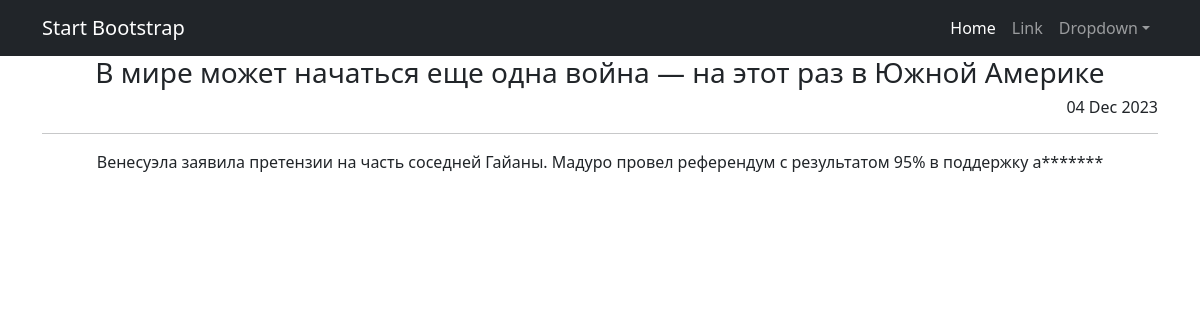
The page /posts/2 on the database its author committed.
### news_app/models.py (models this page shows, shortened)
class Post(models.Model):
    author = models.ForeignKey(Author, on_delete=models.CASCADE)
    NEWS = 'NW'
    ARTICLE = 'AR'
    CATEGORY_CHOICES = (
        (NEWS, 'Новость'),
        (ARTICLE, 'Статья'),
    )
    categoryType = models.CharField(max_length=2, choices=CATEGORY_CHOICES, default=ARTICLE)
    dateCreation = models.DateTimeField(auto_now=True)
    postCategory = models.ManyToManyField(Category, through='PostCategory')
    title = models.CharField(max_length=128)
    text = models.TextField()
    rating = models.SmallIntegerField(default=0)

### news_app/views.py (the view)
# urls.py: path('<int:pk>', PostDetail.as_view()),
class PostDetail(DetailView):
    model = Post
    template_name = 'post.html'
    context_object_name = 'post'
    def get_context_data(self, **kwargs):
        context = super().get_context_data(**kwargs)
        context['time_now'] = datetime.utcnow()
        context['next_sale'] = None
        return context

### news_app/templatetags/custom_filters.py (called while the page is built)
@register.filter()
def censor(text):
    bad_words = ['аннексии', 'кровь']
    words = text.split()
    censor_list = []
    for word in words:
        if word.lower() in bad_words:
            censor_word = word[0] + '*' * (len(word) - 1)
            censor_list.append(censor_word)
        else:
            censor_list.append(word)
    return ' '.join(censor_list)

### templates/post.html (shortened to what this page needs)
{% extends 'flatpages/default.html' %}
{% load custom_filters %}
{% block content %}
   <h3> {{post.title|censor}} </h3>
   <h6> <div align="right">{{ post.dateCreation|date:'d M Y'}}</div> </h6>
   <hr>
   {% if post %}
      <td>{{ post.text|censor }}</td>
   {% else %}
       <h2>НОВОСТЕЙ НЕТ!</h2>
   {% endif %}
{% endblock content %}

### rows shown on the page
Post: title|censor "В мире может начаться еще одна война — на этот раз в Южной Америке", dateCreation "04 Dec 2023", text|censor "Венесуэла заявила претензии на часть соседней Гайаны. Мадуро провел референдум с результатом 95% в поддержку а*******"
